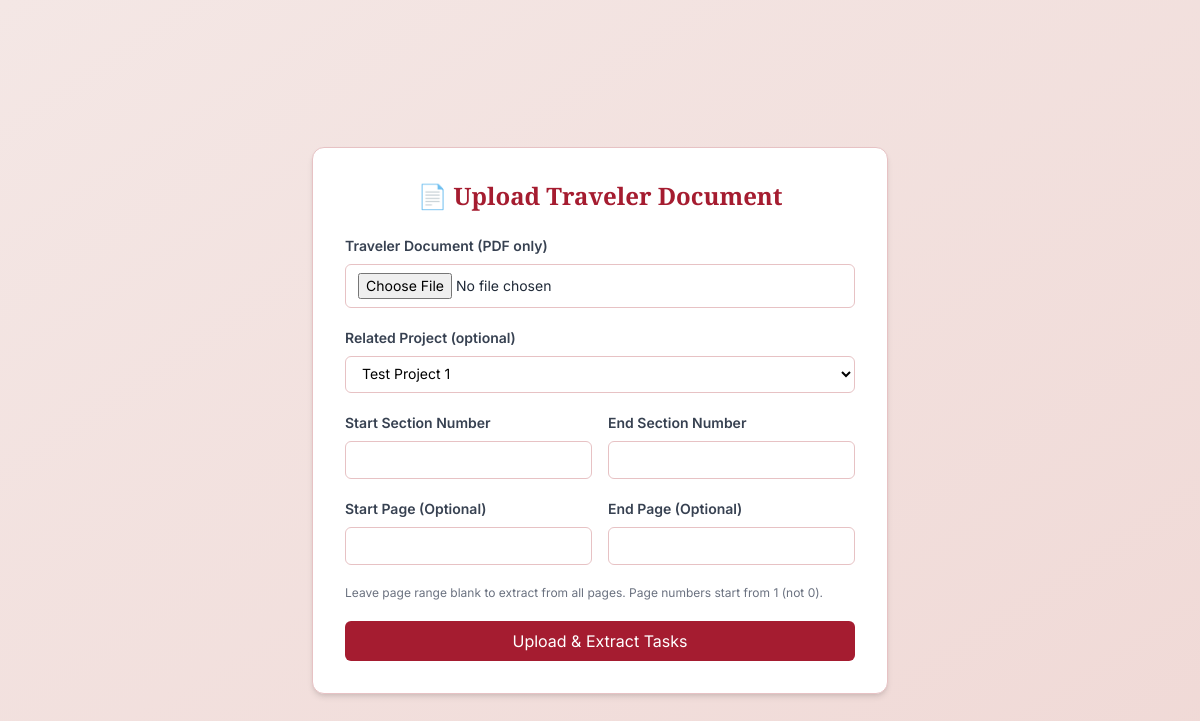
The page /upload-doc-tasks/ (signed in) on the database as committed earlier.
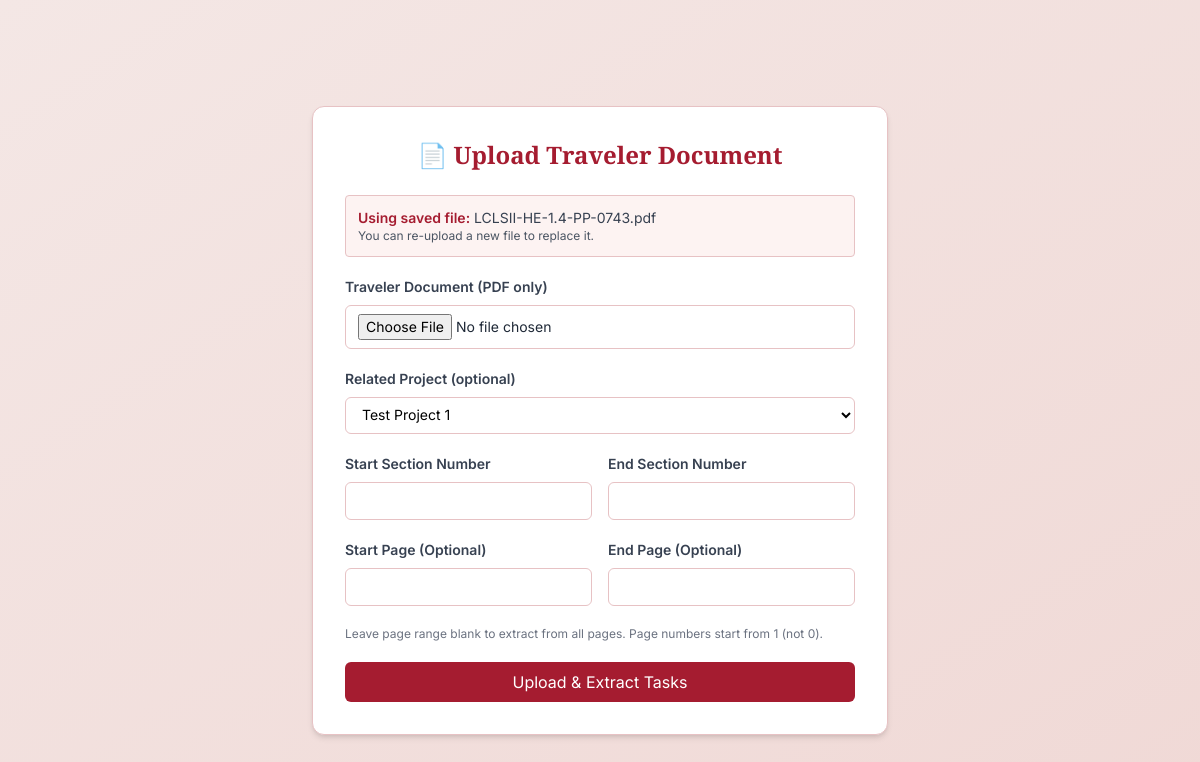
The same page on the database as committed later.
### tracker/models.py (models this page shows)
class StoredTravelerFile(models.Model):
    file = models.FileField(upload_to='temp_uploads/')
    filename = models.CharField(max_length=255)
    uploaded_at = models.DateTimeField(auto_now_add=True)
    project = models.ForeignKey('Project', null=True, blank=True, on_delete=models.SET_NULL)

### tracker/views.py (the view)
# urls.py: path('upload-doc-tasks/', views.upload_tasks_from_traveler_view, name='upload_doc_tasks'),
@login_required
def upload_tasks_from_traveler_view(request):
    if request.method == 'POST':
        form = TravelerDocUploadForm(request.POST, request.FILES)
        if form.is_valid():
            start_from = form.cleaned_data['start_section']
            end_at = form.cleaned_data['end_section']
            uploaded_file = request.FILES.get('file')
            project = form.cleaned_data['related_project']
            start_page = form.cleaned_data.get('start_page')
            end_page = form.cleaned_data.get('end_page')
            request.session['start_section'] = start_from
            request.session['end_section'] = end_at
            request.session['start_page'] = start_page
            request.session['end_page'] = end_page
            request.session['related_project_id'] = project.id if project else None
            stored_file_obj = None
            if uploaded_file:
                stored_file_obj = StoredTravelerFile.objects.create(
                    file=uploaded_file,
                    filename=uploaded_file.name,
                    project=project
                )
                request.session['stored_file_id'] = stored_file_obj.id
                request.session['document_name'] = uploaded_file.name
            else:
                file_id = request.session.get('stored_file_id')
                if file_id:
                    try:
                        stored_file_obj = StoredTravelerFile.objects.get(id=file_id)
                    except StoredTravelerFile.DoesNotExist:
                        return render(request, 'tracker/upload_from_doc.html', {
                            'form': form,
                            'error': 'Previous file not found. Please upload again.'
                        })
                else:
                    return render(request, 'tracker/upload_from_doc.html', {
                        'form': form,
                        'error': 'No file uploaded.'
                    })
            temp_filename = stored_file_obj.file.path
            headers = []
            ext = os.path.splitext(temp_filename)[1].lower()
            if ext == '.pdf':
                doc = fitz.open(temp_filename)
                if start_page is not None and end_page is not None:
                    start_page = max(0, start_page - 1)
                    end_page = max(0, end_page - 1)
                    pages_to_read = doc[start_page:end_page + 1]
                    page_range_offset = start_page
                else:
                    pages_to_read = doc
                    page_range_offset = 0
                current_section = None
                current_step = None
                for page_index, page in enumerate(pages_to_read):
                    lines = page.get_text("text").splitlines()
                    actual_page_number = page_range_offset + page_index + 1
                    for line in lines:
                        line = line.strip()
                        match_section = re.match(r'^(\d+(?:\.\d+)*)\s+(.*)', line)
                        match_step = re.match(r'^(\d+)\.\s+(.*)', line)
                        match_sub = re.match(r'^([a-zA-Z])\.\s+(.*)', line)
                        if match_section:
                            sec_num, title = match_section.groups()
                            try:
                                if int(sec_num.split('.')[0]) in range(start_from, end_at + 1):
                                    current_section = sec_num
                                    current_step = None
                                    headers.append({
                                        'title': title.strip()[:80],
                                        'description': f"{sec_num} {title}",
                                        'section': sec_num,
                                        'page': actual_page_number
                                    })
                            except:
                                continue
                        elif match_step and current_section:
                            step_num, title = match_step.groups()
                            current_step = step_num
                            full_id = f"{current_section}.{step_num}"
                            headers.append({
                                'title': title.strip()[:80],
                                'description': f"{full_id} {title}",
                                'section': full_id,
                                'page': actual_page_number
                            })
                        elif match_sub and current_section and current_step:
                            sub_letter, text = match_sub.groups()
                            full_id = f"{current_section}.{current_step}.{sub_letter}"
                            headers.append({
                                'title': text.strip()[:80],
                                'description': f"{full_id} {text}",
                                'section': full_id,
                                'page': actual_page_number
                            })
                doc.close()
            else:
                return render(request, 'tracker/upload_from_doc.html', {
                    'form': form,
                    'error': 'Only PDF files are supported for now.'
                })
            seen = set()
            cleaned_headers = []
            for task in headers:
                key = (task['title'], task['section'])
                if key not in seen:
                    seen.add(key)
                    cleaned_headers.append(task)
            request.session['extracted_tasks'] = cleaned_headers
            return redirect('preview_extracted_tasks')
    else:
        initial_data = {
            'start_section': request.session.get('start_section'),
            'end_section': request.session.get('end_section'),
            'start_page': request.session.get('start_page'),
            'end_page': request.session.get('end_page'),
            'related_project': request.session.get('related_project_id'),
        }
        form = TravelerDocUploadForm(initial=initial_data)
    stored_file = None
    if request.session.get('stored_file_id'):
        stored_file = StoredTravelerFile.objects.filter(id=request.session['stored_file_id']).first()
    return render(request, 'tracker/upload_from_doc.html', {
        'form': form,
        'stored_file': stored_file,
    })

### tracker/models.py (called while the page is built)
    def __str__(self):
        return self.name

### tracker/templates/tracker/upload_from_doc.html (shortened to what this page needs)
<!DOCTYPE html>
<html lang="en">
<head>
  <script src="https://cdn.tailwindcss.com"></script>
</head>
<body class="min-h-screen bg-gradient-to-br from-[#f4e7e5] to-[#f0d9d6] flex items-center justify-center px-4 font-inter">
  <div class="max-w-xl w-full bg-white p-8 rounded-xl shadow-md border border-[#e7c2c4] mt-10">
    <h2 class="text-2xl font-playfair font-bold text-[#a51c30] mb-6 text-center">
      📄 Upload Traveler Document
    </h2>
    {% if stored_file %}
      <div class="mb-4 bg-[#fdf3f2] border border-[#e7c2c4] rounded p-3 text-sm text-gray-700">
        <p>
          <span class="font-semibold text-[#a51c30]">Using saved file:</span>
          {{ stored_file.filename }}
        </p>
        <p class="text-xs text-gray-600">You can re-upload a new file to replace it.</p>
      </div>
    {% endif %}
    <form method="post" enctype="multipart/form-data" class="space-y-5">
      <div>
        <label for="id_file" class="block mb-2 text-sm font-semibold text-gray-700">Traveler Document (PDF only)</label>
        {{ form.file }}
      </div>
      <div>
        <label for="id_related_project" class="block mb-2 text-sm font-semibold text-gray-700">Related Project (optional)</label>
        {{ form.related_project }}
      </div>
      <div class="flex flex-col sm:flex-row gap-4">
        <div class="w-full">
          <label for="id_start_section" class="block mb-2 text-sm font-semibold text-gray-700">Start Section Number</label>
          {{ form.start_section }}
        </div>
        <div class="w-full">
          <label for="id_end_section" class="block mb-2 text-sm font-semibold text-gray-700">End Section Number</label>
          {{ form.end_section }}
        </div>
      </div>
      <div class="flex flex-col sm:flex-row gap-4">
        <div class="w-full">
          <label for="id_start_page" class="block mb-2 text-sm font-semibold text-gray-700">Start Page (Optional)</label>
          {{ form.start_page }}
        </div>
        <div class="w-full">
          <label for="id_end_page" class="block mb-2 text-sm font-semibold text-gray-700">End Page (Optional)</label>
          {{ form.end_page }}
        </div>
      </div>
      <p class="text-xs text-gray-500 mt-1">Leave page range blank to extract from all pages. Page numbers start from 1 (not 0).</p>
      <button type="submit" class="w-full bg-[#a51c30] text-white py-2 rounded-md hover:bg-[#881622] transition">
        Upload & Extract Tasks
      </button>
    </form>
  </div>
</body>
</html>

### tracker/templates/tracker/upload_from_doc.html (style rules this page uses)
.font-playfair { font-family: 'Playfair Display', serif; }
.font-inter { font-family: 'Inter', sans-serif; }

Rows that differ between the two databases and show on the page:
added StoredTravelerFile: filename "LCLSII-HE-1.4-PP-0743.pdf"
Other text that changed with them:
text now shown: "Using saved file: You can re-upload a new file to replace it."
